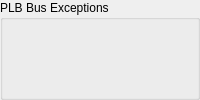
             <widget class="QWidget" name="G_PLB_BUS_EXCEPTIONS" >
              <layout class="QVBoxLayout" >
               <property name="margin" >
                <number>0</number>
               </property>
               <property name="spacing" >
                <number>0</number>
               </property>
               <item>
                <widget class="QGroupBox" name="groupBox_plb_bus_exceptions" >
                 <property name="title" >
                  <string>PLB Bus Exceptions</string>
                 </property>
                 <property name="lineWidth" stdset="0" >
                  <number>1</number>
                 </property>
                 <property name="title" >
                  <string>PLB Bus Exceptions</string>
                 </property>
                 <property name="lineWidth" stdset="0" >
                  <number>1</number>
                 </property>
                 <layout class="QVBoxLayout" >
                  <property name="margin" >
                   <number>9</number>
                  </property>
                  <property name="spacing" >
                   <number>0</number>
                  </property>
                  <item>
                   <widget class="MdtGui::LabeledCheckbox" name="C_DPLB_BUS_EXCEPTION" >
                    <property name="TclProc" >
                      <string>gui_dplb_bus_exception</string>
                    </property>
                    <property name="Label" >
                     <string>Enable Data-side PLB Exception</string>
                    </property>
                    <property name="LabelTooltip" >
                     <string>&lt;qt>Enable the data-side Processor Local Bus (PLB) exception.  This causes an exception if there is an error or timeout on the data-side PLB bus.  The user must provide their own exception handler.&lt;/qt></string>
                    </property>
                    <property name="Key" >
                     <string>C_DPLB_BUS_EXCEPTION</string>
                    </property>
                    <property name="Hidden" >
                     <bool>false</bool>
                    </property>
                   </widget>
                  </item>
                  <item>
                   <widget class="MdtGui::LabeledCheckbox" name="C_IPLB_BUS_EXCEPTION" >
                    <property name="TclProc" >
                      <string>gui_iplb_exception</string>
                    </property>
                    <property name="Label" >
                     <string>Enable Instruction-side PLB Exception</string>
                    </property>
                    <property name="LabelTooltip" >
                     <string>&lt;qt>Enable the instruction-side Processor Local Bus (PLB) exception.  This causes an exception if there is an error or timeout on the instruction-side PLB bus.  The user must provide their own exception handler.&lt;/qt></string>
                    </property>
                    <property name="Key" >
                     <string>C_IPLB_BUS_EXCEPTION</string>
                    </property>
                   </widget>
                  </item>
                 </layout>
                </widget>
               </item>
              </layout>
             </widget>
